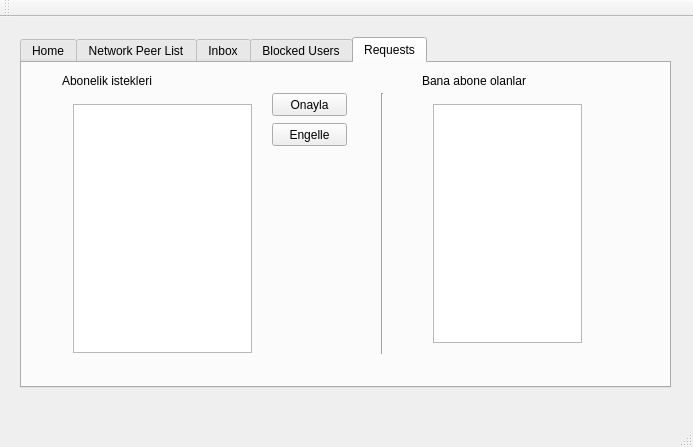
<?xml version="1.0" encoding="UTF-8"?>
<ui version="4.0">
 <class>MainWindow</class>
 <widget class="QMainWindow" name="MainWindow">
  <property name="geometry">
   <rect>
    <x>0</x>
    <y>0</y>
    <width>693</width>
    <height>447</height>
   </rect>
  </property>
  <property name="minimumSize">
   <size>
    <width>693</width>
    <height>447</height>
   </size>
  </property>
  <property name="maximumSize">
   <size>
    <width>693</width>
    <height>447</height>
   </size>
  </property>
  <property name="windowTitle">
   <string>MainWindow</string>
  </property>
  <widget class="QWidget" name="centralWidget">
   <widget class="QTabWidget" name="tabWidget_2">
    <property name="geometry">
     <rect>
      <x>20</x>
      <y>20</y>
      <width>651</width>
      <height>351</height>
     </rect>
    </property>
    <property name="currentIndex">
     <number>4</number>
    </property>
    <widget class="QWidget" name="home">
     <attribute name="title">
      <string>Home</string>
     </attribute>
     <widget class="QLabel" name="label_7">
      <property name="geometry">
       <rect>
        <x>460</x>
        <y>0</y>
        <width>91</width>
        <height>16</height>
       </rect>
      </property>
      <property name="text">
       <string>Aktif Kullanıcılar</string>
      </property>
     </widget>
     <widget class="QLabel" name="label_6">
      <property name="geometry">
       <rect>
        <x>20</x>
        <y>0</y>
        <width>47</width>
        <height>13</height>
       </rect>
      </property>
      <property name="text">
       <string>Yayınlar</string>
      </property>
     </widget>
     <widget class="QPlainTextEdit" name="plainTextEdit_3">
      <property name="geometry">
       <rect>
        <x>20</x>
        <y>290</y>
        <width>341</width>
        <height>31</height>
       </rect>
      </property>
     </widget>
     <widget class="QPushButton" name="pushButton_3">
      <property name="geometry">
       <rect>
        <x>370</x>
        <y>290</y>
        <width>71</width>
        <height>31</height>
       </rect>
      </property>
      <property name="text">
       <string>Yayınla</string>
      </property>
     </widget>
     <widget class="QWidget" name="horizontalLayoutWidget_4">
      <property name="geometry">
       <rect>
        <x>460</x>
        <y>20</y>
        <width>151</width>
        <height>301</height>
       </rect>
      </property>
      <layout class="QHBoxLayout" name="horizontalLayout_5">
       <item>
        <widget class="QListView" name="listView_4"/>
       </item>
      </layout>
     </widget>
     <widget class="QWidget" name="horizontalLayoutWidget_5">
      <property name="geometry">
       <rect>
        <x>20</x>
        <y>20</y>
        <width>421</width>
        <height>261</height>
       </rect>
      </property>
      <layout class="QHBoxLayout" name="horizontalLayout_6">
       <item>
        <widget class="QListView" name="listView_5"/>
       </item>
      </layout>
     </widget>
    </widget>
    <widget class="QWidget" name="peerlist">
     <attribute name="title">
      <string>Network Peer List</string>
     </attribute>
     <widget class="QLabel" name="label_8">
      <property name="geometry">
       <rect>
        <x>20</x>
        <y>20</y>
        <width>171</width>
        <height>16</height>
       </rect>
      </property>
      <property name="text">
       <string>Ağda olan peer'ların listesi</string>
      </property>
     </widget>
     <widget class="QPushButton" name="pushButton_5">
      <property name="geometry">
       <rect>
        <x>420</x>
        <y>130</y>
        <width>75</width>
        <height>23</height>
       </rect>
      </property>
      <property name="text">
       <string>Abone Ol</string>
      </property>
     </widget>
     <widget class="QPushButton" name="pushButton_7">
      <property name="geometry">
       <rect>
        <x>420</x>
        <y>190</y>
        <width>75</width>
        <height>23</height>
       </rect>
      </property>
      <property name="text">
       <string>Engelle</string>
      </property>
     </widget>
     <widget class="QWidget" name="horizontalLayoutWidget_6">
      <property name="geometry">
       <rect>
        <x>20</x>
        <y>40</y>
        <width>351</width>
        <height>271</height>
       </rect>
      </property>
      <layout class="QHBoxLayout" name="horizontalLayout_7">
       <item>
        <widget class="QListWidget" name="listWidget_3">
         <property name="layoutMode">
          <enum>QListView::SinglePass</enum>
         </property>
        </widget>
       </item>
      </layout>
     </widget>
     <widget class="QPushButton" name="pushButton">
      <property name="geometry">
       <rect>
        <x>420</x>
        <y>160</y>
        <width>111</width>
        <height>23</height>
       </rect>
      </property>
      <property name="text">
       <string>Abonelikten çık</string>
      </property>
     </widget>
    </widget>
    <widget class="QWidget" name="inbox">
     <attribute name="title">
      <string>Inbox</string>
     </attribute>
     <widget class="QComboBox" name="comboBox_2">
      <property name="geometry">
       <rect>
        <x>360</x>
        <y>230</y>
        <width>251</width>
        <height>22</height>
       </rect>
      </property>
     </widget>
     <widget class="QLabel" name="label_11">
      <property name="geometry">
       <rect>
        <x>20</x>
        <y>20</y>
        <width>101</width>
        <height>16</height>
       </rect>
      </property>
      <property name="text">
       <string>Gelen Kutusu</string>
      </property>
     </widget>
     <widget class="QLabel" name="label_10">
      <property name="geometry">
       <rect>
        <x>360</x>
        <y>20</y>
        <width>47</width>
        <height>13</height>
       </rect>
      </property>
      <property name="text">
       <string>Mesaj</string>
      </property>
     </widget>
     <widget class="QLabel" name="label_9">
      <property name="geometry">
       <rect>
        <x>360</x>
        <y>210</y>
        <width>47</width>
        <height>13</height>
       </rect>
      </property>
      <property name="text">
       <string>Kime</string>
      </property>
     </widget>
     <widget class="QPushButton" name="pushButton_4">
      <property name="geometry">
       <rect>
        <x>540</x>
        <y>260</y>
        <width>75</width>
        <height>23</height>
       </rect>
      </property>
      <property name="text">
       <string>Yolla</string>
      </property>
     </widget>
     <widget class="QWidget" name="horizontalLayoutWidget_7">
      <property name="geometry">
       <rect>
        <x>20</x>
        <y>40</y>
        <width>331</width>
        <height>261</height>
       </rect>
      </property>
      <layout class="QHBoxLayout" name="horizontalLayout_8">
       <item>
        <widget class="QListWidget" name="listWidget_4"/>
       </item>
      </layout>
     </widget>
     <widget class="QWidget" name="horizontalLayoutWidget_8">
      <property name="geometry">
       <rect>
        <x>360</x>
        <y>40</y>
        <width>251</width>
        <height>161</height>
       </rect>
      </property>
      <layout class="QHBoxLayout" name="horizontalLayout_9">
       <item>
        <widget class="QPlainTextEdit" name="plainTextEdit_4"/>
       </item>
      </layout>
     </widget>
    </widget>
    <widget class="QWidget" name="blockusr">
     <attribute name="title">
      <string>Blocked Users</string>
     </attribute>
     <widget class="QWidget" name="horizontalLayoutWidget_9">
      <property name="geometry">
       <rect>
        <x>30</x>
        <y>50</y>
        <width>591</width>
        <height>141</height>
       </rect>
      </property>
      <layout class="QHBoxLayout" name="horizontalLayout_10">
       <item>
        <widget class="QListWidget" name="listWidget_5"/>
       </item>
      </layout>
     </widget>
     <widget class="QLabel" name="label_12">
      <property name="geometry">
       <rect>
        <x>30</x>
        <y>20</y>
        <width>121</width>
        <height>16</height>
       </rect>
      </property>
      <property name="text">
       <string>Engellenmiş Peer Listesi</string>
      </property>
     </widget>
     <widget class="QPushButton" name="pushButton_6">
      <property name="geometry">
       <rect>
        <x>30</x>
        <y>200</y>
        <width>75</width>
        <height>23</height>
       </rect>
      </property>
      <property name="text">
       <string>Engelli Kaldır</string>
      </property>
     </widget>
    </widget>
    <widget class="QWidget" name="tab_8">
     <attribute name="title">
      <string>Requests</string>
     </attribute>
     <widget class="QWidget" name="horizontalLayoutWidget">
      <property name="geometry">
       <rect>
        <x>40</x>
        <y>30</y>
        <width>201</width>
        <height>271</height>
       </rect>
      </property>
      <layout class="QHBoxLayout" name="horizontalLayout">
       <item>
        <widget class="QListWidget" name="listWidget"/>
       </item>
      </layout>
     </widget>
     <widget class="QPushButton" name="pushButton_2">
      <property name="geometry">
       <rect>
        <x>250</x>
        <y>60</y>
        <width>75</width>
        <height>23</height>
       </rect>
      </property>
      <property name="text">
       <string>Engelle</string>
      </property>
     </widget>
     <widget class="QPushButton" name="pushButton_8">
      <property name="geometry">
       <rect>
        <x>250</x>
        <y>30</y>
        <width>75</width>
        <height>23</height>
       </rect>
      </property>
      <property name="text">
       <string>Onayla</string>
      </property>
     </widget>
     <widget class="QLabel" name="label_2">
      <property name="geometry">
       <rect>
        <x>400</x>
        <y>10</y>
        <width>201</width>
        <height>16</height>
       </rect>
      </property>
      <property name="text">
       <string>Bana abone olanlar</string>
      </property>
     </widget>
     <widget class="QLabel" name="label_3">
      <property name="geometry">
       <rect>
        <x>40</x>
        <y>10</y>
        <width>201</width>
        <height>16</height>
       </rect>
      </property>
      <property name="text">
       <string>Abonelik istekleri</string>
      </property>
     </widget>
     <widget class="QWidget" name="horizontalLayoutWidget_2">
      <property name="geometry">
       <rect>
        <x>400</x>
        <y>30</y>
        <width>171</width>
        <height>261</height>
       </rect>
      </property>
      <layout class="QHBoxLayout" name="horizontalLayout_2">
       <item>
        <widget class="QListWidget" name="listWidget_2"/>
       </item>
      </layout>
     </widget>
     <widget class="Line" name="line">
      <property name="geometry">
       <rect>
        <x>350</x>
        <y>30</y>
        <width>20</width>
        <height>261</height>
       </rect>
      </property>
      <property name="orientation">
       <enum>Qt::Vertical</enum>
      </property>
     </widget>
    </widget>
   </widget>
  </widget>
  <widget class="QMenuBar" name="menuBar">
   <property name="geometry">
    <rect>
     <x>0</x>
     <y>0</y>
     <width>693</width>
     <height>21</height>
    </rect>
   </property>
  </widget>
  <widget class="QToolBar" name="mainToolBar">
   <attribute name="toolBarArea">
    <enum>TopToolBarArea</enum>
   </attribute>
   <attribute name="toolBarBreak">
    <bool>false</bool>
   </attribute>
  </widget>
  <widget class="QStatusBar" name="statusBar"/>
 </widget>
 <layoutdefault spacing="6" margin="11"/>
 <resources/>
 <connections/>
</ui>
